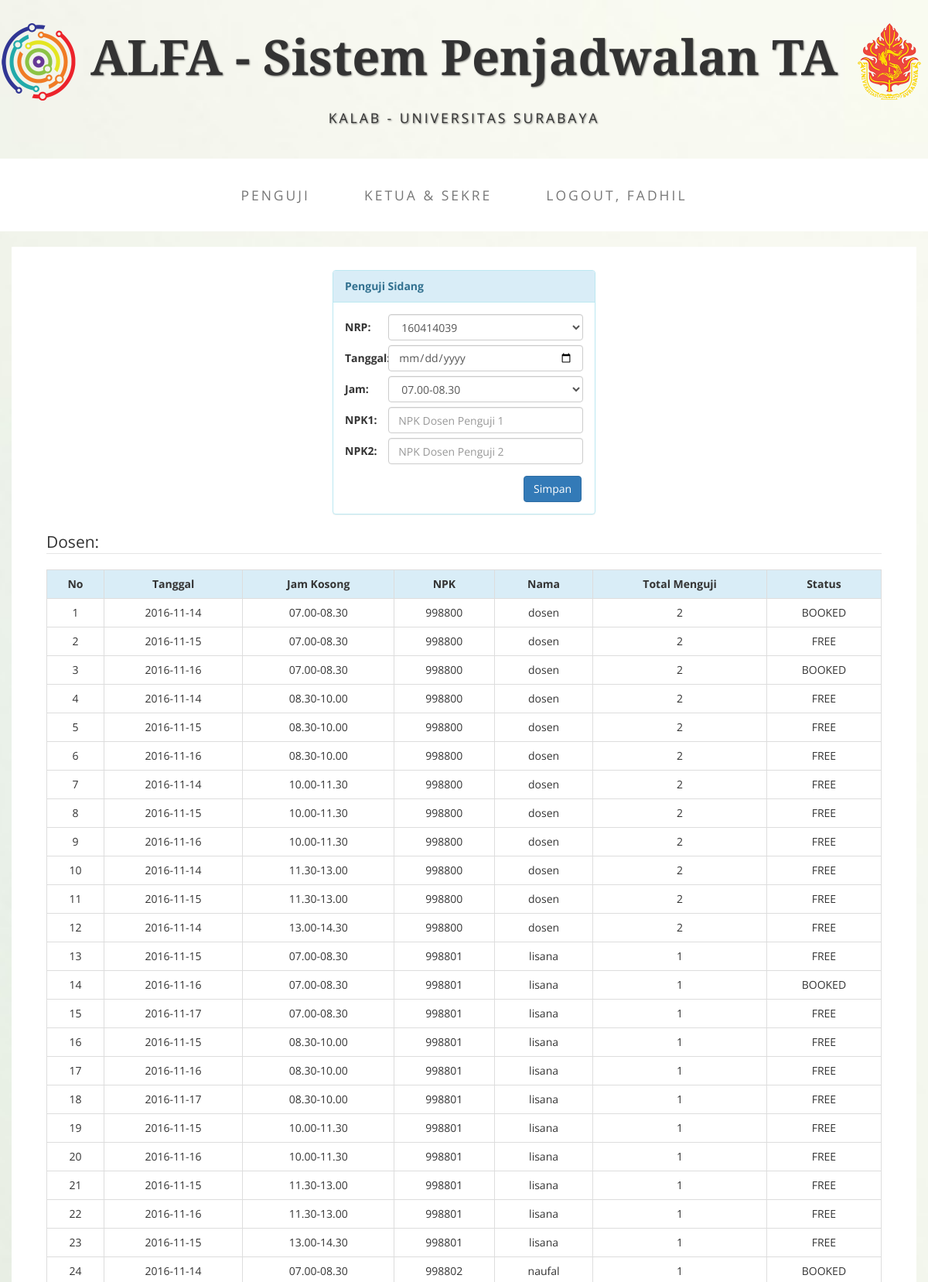
The app's page /page-penguji.php (signed in, upper part) with its own data.
### tables this page shows
CREATE TABLE `kalab` (
  `id` int(11) NOT NULL,
  `nama` varchar(100) NOT NULL,
  `password` varchar(32) NOT NULL
);

CREATE TABLE `jadwal_kegiatan_dosen` (
  `id` int(9) NOT NULL,
  `tgl` varchar(20) NOT NULL,
  `jam` varchar(50) NOT NULL,
  `npk` varchar(9) NOT NULL,
  `status` int(1) NOT NULL
);

CREATE TABLE `dosen` (
  `npk` varchar(9) NOT NULL,
  `nama` varchar(32) NOT NULL,
  `password` varchar(32) NOT NULL,
  `status` tinyint(1) NOT NULL,
  `jabatan` varchar(30) NOT NULL
);

### page-penguji.php (the view, shortened to what this page needs)
<!DOCTYPE html>
<html lang="en">
<head>
    <link href="css/bootstrap.min.css" rel="stylesheet">
    <link href="css/business-casual.css" rel="stylesheet">
</head>
<?php
require './db.php';
$sqlK = "SELECT * FROM kalab WHERE nama='".$_COOKIE['nomerK']."'";
$resultK = mysqli_query($link, $sqlK);
$rowK = mysqli_fetch_array($resultK);
$sqlNrp = "SELECT * FROM mahasiswa WHERE penguji1='' OR penguji2=''";
$resultNrp = mysqli_query($link, $sqlNrp);
$sqlD = "SELECT * FROM dosen";
$resultD = mysqli_query($link, $sqlD);
?>
<body>
    <div class="brand">
        <img class="img-center" src="./img/logos.png" width="100" height="100">
        ALFA - Sistem Penjadwalan TA
        <img class="img-center" src="./img/logo.png" width="100" height="100">
    </div>
    <div class="address-bar">Kalab - Universitas Surabaya</div>
    <nav class="navbar navbar-default" role="navigation">
        <div class="container">
            <div class="collapse navbar-collapse" id="bs-example-navbar-collapse-1">
                <ul class="nav navbar-nav">
                    <li>
                        <a href="./page-penguji.php">Penguji</a>
                    </li>
                    <li>
                        <a href="./page-ketua.php">Ketua & Sekre</a>
                    </li>
                    <li>
                        <a href="./proses.php?cmd=logoutK">Logout, <?php echo $rowK['nama']; ?> </a>
                    </li>
                </ul>
            </div>
        </div>
    </nav>
    <div class="container">
        <div class="row">
            <div class="box">
                <div class="col-lg-12">
                    <div class="col-sm-4"></div>
                    <div class="col-sm-4">
                        <div class="panel panel-info">
                                    <div class="panel-heading">
                                        <strong>Penguji Sidang</strong>
                                    </div>
                                    <div class="panel-body">
                            <form action="proses.php?cmd=insertPenguji" method="POST" class="form-horizontal">
                             <div class="form-group">
                                <label class="col-sm-2 control-label">NRP:</label>
                                <div class="col-sm-10">
                                    <select name="nrp" id="nrp" class="form-control">
                                        <?php
                                        while($rowNrp = mysqli_fetch_object($resultNrp)) {
                                            echo "<option value='" . $rowNrp->nrp . "'>" . $rowNrp->nrp . "</option>";
                                        }
                                        ?>
                                    </select>
                                </div></br></br>
                                <label class="col-sm-2 control-label">Tanggal:</label>
                                <div class="col-sm-10">
                                  <input type="date" class="form-control" name="tanggal" id="tanggal" required>
                                </div></br></br>
                                <label class="col-sm-2 control-label">Jam:</label>
                                <div class="col-sm-10">
                                    <select name="jam" id="jam" class="form-control">
                                        <option>07.00-08.30</option>
                                    </select>
                                </div></br></br>
                                <label class="col-sm-2 control-label">NPK1:</label>
                                <div class="col-sm-10">
                                  <input type="text" class="form-control" name="npk1" id="npk1" placeholder="NPK Dosen Penguji 1" required>
                                </div></br></br>
                                <label class="col-sm-2 control-label">NPK2:</label>
                                <div class="col-sm-10">
                                  <input type="text" class="form-control" name="npk2" id="npk2" placeholder="NPK Dosen Penguji 2" required>
                                </div>
                              </div>
                            <div class="col-sm-9"></div>
                            <input class="btn btn-primary" type="submit" value="Simpan">
                            </form>
                            </div>
                        </div>
                    </div>
                    <div class="col-lg-12">
                        <legend>Dosen:</legend>
                        <table class="table table-bordered">
                            <tr class="info">
                                <th><center>No</th>
                                <th><center>Tanggal</th>
                                <th><center>Jam Kosong</th>
                                <th><center>NPK</th>
                                <th><center>Nama</th>
                                <th><center>Total Menguji</th>
                                <th><center>Status</th>
                            </tr>
                            <?php
                            $hitung = 1;
                            while ($rowD = mysqli_fetch_object($resultD)) {
                                $sqlJadwal = "SELECT * from jadwal_kegiatan_dosen WHERE npk=".$rowD->npk;
                                $resultJadwal = mysqli_query($link, $sqlJadwal);
                                while ($rowJadwal = mysqli_fetch_object($resultJadwal)) {
                                    echo "<tr>";
                                    echo "<td><center>" . $hitung. "</td>";
                                    echo "<td><center>" . $rowJadwal->tgl . "</td>";
                                    echo "<td><center>" . $rowJadwal->jam . "</td>";
                                    echo "<td><center>" . $rowD->npk . "</td>";
                                    echo "<td><center>" . $rowD->nama . "</td>";
                                    $sqlHitung1 = "SELECT COUNT(m.penguji1) as hitung1 FROM Mahasiswa m
                                    INNER JOIN dosen d ON m.penguji1='".$rowD->npk."'";
                                    $resultHitung1 = mysqli_query($link, $sqlHitung1);
                                    $sqlHitung2 = "SELECT COUNT(m.penguji2) as hitung2 FROM Mahasiswa m
                                    INNER JOIN dosen d ON m.penguji2='".$rowD->npk."'";
                                    $resultHitung2 = mysqli_query($link, $sqlHitung2);
                                    while($rowH = mysqli_fetch_object($resultHitung1)){
                                        $tampungan1 = $rowH->hitung1/11;
                                    }
                                    while($rowH2 = mysqli_fetch_object($resultHitung2)){
                                        $tampungan2 = $rowH2->hitung2/11;
                                    }
                                    $hasil = $tampungan1+$tampungan2;
                                    echo "<td><center>".$hasil."</td>";
                                    if($rowJadwal->status==1){
                                        $bookingDosen = "BOOKED";
                                    }
                                    else if($rowJadwal->status==0){
                                        $bookingDosen = "FREE";
                                    }
                                    else{
                                        $bookingDosen = "> 1 MHS";
                                    }
                                    echo "<td><center>".$bookingDosen."</td>";
                                    echo "<tr>";
                                    $hitung = $hitung +1;
                                }
                            } ?>
                        </table>
                    </div>
                </div>
            </div>
        </div>
    </div>
</body>
</html>

### css/business-casual.css (style rules this page uses)
body { font-family: "Open Sans","Helvetica Neue",Helvetica,Arial,sans-serif; background: url('../img/bg.jpg') no-repeat center center fixed; -webkit-background-size: cover; -moz-background-size: cover; background-size: cover; -o-background-size: cover; }
.brand, .address-bar { display: none; }
.navbar-nav { text-transform: uppercase; font-weight: 400; letter-spacing: 3px; }
.box { margin-bottom: 20px; padding: 30px 15px; background: #fff; }
@media screen and (min-width:768px) { .brand { display: inherit; margin: 0; padding: 30px 0 10px; text-align: center; text-shadow: 1px 1px 2px rgba(0,0,0,0.5); font-family: "Josefin Slab","Helvetica Neue",Helvetica,Arial,sans-serif; font-size: 4.5em; font-weight: 700; line-height: normal; } }
@media screen and (min-width:768px) { .address-bar { display: inherit; margin: 0; padding: 0 0 40px; text-align: center; text-shadow: 1px 1px 2px rgba(0,0,0,0.5); text-transform: uppercase; font-size: 1.25em; font-weight: 400; letter-spacing: 3px; } }
@media screen and (min-width:768px) { .navbar { border-radius: 0; } }
@media screen and (min-width:768px) { .navbar { min-height: 0; } }
@media screen and (min-width:768px) { .navbar-default { border: none; background: #fff; } }
@media screen and (min-width:768px) { .nav>li>a { padding: 35px; } }
@media screen and (min-width:768px) { .navbar-nav>li>a { line-height: normal; } }
@media screen and (min-width:768px) { .navbar-nav { display: table; float: none; margin: 0 auto; table-layout: fixed; font-size: 1.25em; } }
@media screen and (min-width:1200px) { .box:after { content: ''; display: table; clear: both; } }

### records on screen
kalab: nama "FADHIL"
dosen: npk "998800", nama "dosen"
jadwal_kegiatan_dosen: tgl "2016-11-14", jam "07.00-08.30", hasil "2", status "BOOKED"
jadwal_kegiatan_dosen: tgl "2016-11-15", jam "07.00-08.30", hasil "2", status "FREE"
jadwal_kegiatan_dosen: tgl "2016-11-16", jam "07.00-08.30", hasil "2", status "BOOKED"
jadwal_kegiatan_dosen: tgl "2016-11-14", jam "08.30-10.00", hasil "2", status "FREE"
jadwal_kegiatan_dosen: tgl "2016-11-15", jam "08.30-10.00", hasil "2", status "FREE"
jadwal_kegiatan_dosen: tgl "2016-11-16", jam "08.30-10.00", hasil "2", status "FREE"
jadwal_kegiatan_dosen: tgl "2016-11-14", jam "10.00-11.30", hasil "2", status "FREE"
jadwal_kegiatan_dosen: tgl "2016-11-15", jam "10.00-11.30", hasil "2", status "FREE"
jadwal_kegiatan_dosen: tgl "2016-11-16", jam "10.00-11.30", hasil "2", status "FREE"
jadwal_kegiatan_dosen: tgl "2016-11-14", jam "11.30-13.00", hasil "2", status "FREE"
jadwal_kegiatan_dosen: tgl "2016-11-15", jam "11.30-13.00", hasil "2", status "FREE"
jadwal_kegiatan_dosen: tgl "2016-11-14", jam "13.00-14.30", hasil "2", status "FREE"
dosen: npk "998801", nama "lisana"
jadwal_kegiatan_dosen: tgl "2016-11-15", jam "07.00-08.30", hasil "1", status "FREE"
jadwal_kegiatan_dosen: tgl "2016-11-16", jam "07.00-08.30", hasil "1", status "BOOKED"
jadwal_kegiatan_dosen: tgl "2016-11-17", jam "07.00-08.30", hasil "1", status "FREE"
jadwal_kegiatan_dosen: tgl "2016-11-15", jam "08.30-10.00", hasil "1", status "FREE"
jadwal_kegiatan_dosen: tgl "2016-11-16", jam "08.30-10.00", hasil "1", status "FREE"
jadwal_kegiatan_dosen: tgl "2016-11-17", jam "08.30-10.00", hasil "1", status "FREE"
jadwal_kegiatan_dosen: tgl "2016-11-15", jam "10.00-11.30", hasil "1", status "FREE"
jadwal_kegiatan_dosen: tgl "2016-11-16", jam "10.00-11.30", hasil "1", status "FREE"
jadwal_kegiatan_dosen: tgl "2016-11-15", jam "11.30-13.00", hasil "1", status "FREE"
jadwal_kegiatan_dosen: tgl "2016-11-16", jam "11.30-13.00", hasil "1", status "FREE"
jadwal_kegiatan_dosen: tgl "2016-11-15", jam "13.00-14.30", hasil "1", status "FREE"
dosen: npk "998802", nama "naufal"
jadwal_kegiatan_dosen: tgl "2016-11-14", jam "07.00-08.30", hasil "1", status "BOOKED"

### other values on screen
form field nrp "160414039"
